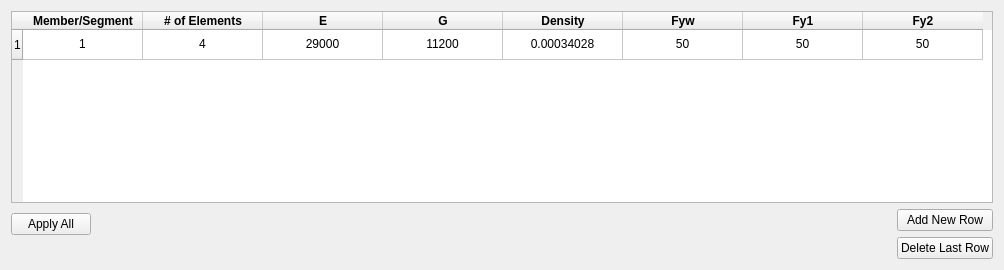
      <widget class="QWidget" name="Mem_properties_tab">
       <attribute name="title">
        <string>Member Properties</string>
       </attribute>
       <layout class="QVBoxLayout" name="verticalLayout_5">
        <item>
         <widget class="QTableWidget" name="Member_Properties_Table">
          <property name="dragDropMode">
           <enum>QAbstractItemView::DragDrop</enum>
          </property>
          <property name="alternatingRowColors">
           <bool>true</bool>
          </property>
          <attribute name="horizontalHeaderDefaultSectionSize">
           <number>120</number>
          </attribute>
          <row>
           <property name="text">
            <string>1</string>
           </property>
          </row>
          <column>
           <property name="text">
            <string>Member/Segment</string>
           </property>
           <property name="font">
            <font>
             <weight>75</weight>
             <bold>true</bold>
            </font>
           </property>
          </column>
          <column>
           <property name="text">
            <string># of Elements</string>
           </property>
           <property name="font">
            <font>
             <weight>75</weight>
             <bold>true</bold>
            </font>
           </property>
          </column>
          <column>
           <property name="text">
            <string>E</string>
           </property>
           <property name="font">
            <font>
             <weight>75</weight>
             <bold>true</bold>
            </font>
           </property>
          </column>
          <column>
           <property name="text">
            <string>G</string>
           </property>
           <property name="font">
            <font>
             <weight>75</weight>
             <bold>true</bold>
            </font>
           </property>
          </column>
          <column>
           <property name="text">
            <string>Density</string>
           </property>
           <property name="font">
            <font>
             <weight>75</weight>
             <bold>true</bold>
            </font>
           </property>
          </column>
          <column>
           <property name="text">
            <string>Fyw</string>
           </property>
           <property name="font">
            <font>
             <weight>75</weight>
             <bold>true</bold>
            </font>
           </property>
          </column>
          <column>
           <property name="text">
            <string>Fy1</string>
           </property>
           <property name="font">
            <font>
             <weight>75</weight>
             <bold>true</bold>
            </font>
           </property>
          </column>
          <column>
           <property name="text">
            <string>Fy2</string>
           </property>
           <property name="font">
            <font>
             <weight>75</weight>
             <bold>true</bold>
            </font>
           </property>
          </column>
          <item row="0" column="0">
           <property name="text">
            <string>1</string>
           </property>
           <property name="textAlignment">
            <set>AlignCenter</set>
           </property>
          </item>
          <item row="0" column="1">
           <property name="text">
            <string>4</string>
           </property>
           <property name="textAlignment">
            <set>AlignCenter</set>
           </property>
          </item>
          <item row="0" column="2">
           <property name="text">
            <string>29000</string>
           </property>
           <property name="textAlignment">
            <set>AlignCenter</set>
           </property>
          </item>
          <item row="0" column="3">
           <property name="text">
            <string>11200</string>
           </property>
           <property name="textAlignment">
            <set>AlignCenter</set>
           </property>
          </item>
          <item row="0" column="4">
           <property name="text">
            <string>0.00034028</string>
           </property>
           <property name="textAlignment">
            <set>AlignCenter</set>
           </property>
          </item>
          <item row="0" column="5">
           <property name="text">
            <string>50</string>
           </property>
           <property name="textAlignment">
            <set>AlignCenter</set>
           </property>
          </item>
          <item row="0" column="6">
           <property name="text">
            <string>50</string>
           </property>
           <property name="textAlignment">
            <set>AlignCenter</set>
           </property>
          </item>
          <item row="0" column="7">
           <property name="text">
            <string>50</string>
           </property>
           <property name="textAlignment">
            <set>AlignCenter</set>
           </property>
          </item>
         </widget>
        </item>
        <item>
         <layout class="QHBoxLayout" name="horizontalLayout_12">
          <item>
           <layout class="QVBoxLayout" name="verticalLayout_3">
            <item>
             <widget class="QPushButton" name="Apply_all_member_properties">
              <property name="text">
               <string>Apply All</string>
              </property>
             </widget>
            </item>
            <item>
             <spacer name="horizontalSpacer_3">
              <property name="orientation">
               <enum>Qt::Horizontal</enum>
              </property>
              <property name="sizeHint" stdset="0">
               <size>
                <width>40</width>
                <height>20</height>
               </size>
              </property>
             </spacer>
            </item>
           </layout>
          </item>
          <item>
           <spacer name="horizontalSpacer_5">
            <property name="orientation">
             <enum>Qt::Horizontal</enum>
            </property>
            <property name="sizeType">
             <enum>QSizePolicy::Expanding</enum>
            </property>
            <property name="sizeHint" stdset="0">
             <size>
              <width>800</width>
              <height>20</height>
             </size>
            </property>
           </spacer>
          </item>
          <item>
           <layout class="QGridLayout" name="gridLayout_7">
            <item row="0" column="1">
             <widget class="QPushButton" name="Add_New_Row_Mem_Prop">
              <property name="text">
               <string>Add New Row</string>
              </property>
             </widget>
            </item>
            <item row="1" column="1">
             <widget class="QPushButton" name="Delete_last_row_Mem_prop">
              <property name="text">
               <string>Delete Last Row</string>
              </property>
             </widget>
            </item>
           </layout>
          </item>
         </layout>
        </item>
       </layout>
      </widget>
